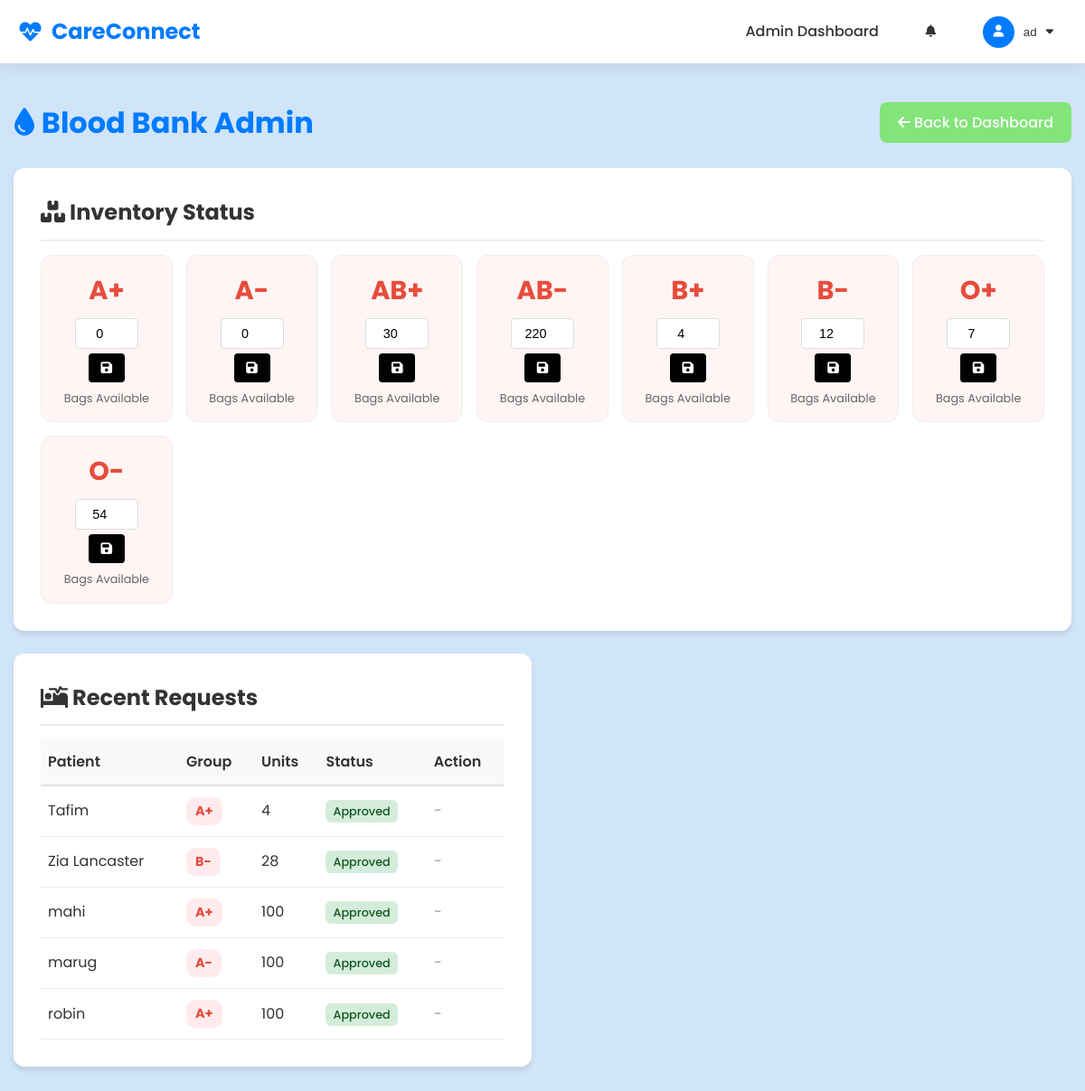
The app's page /hospital_admin/blood-bank/ (signed in) with its own data.
### core/models.py (models this page shows, shortened)
class User(AbstractUser):
    is_patient = models.BooleanField(default=False)
    is_doctor = models.BooleanField(default=False)
    groups = models.ManyToManyField(
        'auth.Group',
        verbose_name='groups',
        blank=True,
        help_text='The groups this user belongs to. A user will get all permissions granted to each of their groups.',
        related_name="custom_user_set",
        related_query_name="user",
    )
    user_permissions = models.ManyToManyField(
        'auth.Permission',
        verbose_name='user permissions',
        blank=True,
        help_text='Specific permissions for this user.',
        related_name="custom_user_set",
        related_query_name="user",
    )

### blood_bank/models.py (models this page shows, shortened)
class BloodInventory(models.Model):
    BLOOD_GROUPS = (
        ('A+', 'A+'), ('A-', 'A-'),
        ('B+', 'B+'), ('B-', 'B-'),
        ('AB+', 'AB+'), ('AB-', 'AB-'),
        ('O+', 'O+'), ('O-', 'O-'),
    )
    blood_group = models.CharField(max_length=5, choices=BLOOD_GROUPS, unique=True)
    bags_available = models.PositiveIntegerField(default=0)
    last_updated = models.DateTimeField(auto_now=True)

class BloodRequest(models.Model):
    BLOOD_GROUPS = BloodInventory.BLOOD_GROUPS
    STATUS_CHOICES = (
        ('pending', 'Pending'),
        ('approved', 'Approved'),
        ('rejected', 'Rejected'),
        ('fulfilled', 'Fulfilled'),
    )
    user = models.ForeignKey(settings.AUTH_USER_MODEL, on_delete=models.CASCADE, null=True, blank=True)
    patient_name = models.CharField(max_length=100)
    blood_group = models.CharField(max_length=5, choices=BLOOD_GROUPS)
    units_needed = models.PositiveIntegerField(default=1)
    contact_number = models.CharField(max_length=15)
    hospital_name = models.CharField(max_length=200)
    reason = models.TextField()
    status = models.CharField(max_length=20, choices=STATUS_CHOICES, default='pending')
    request_date = models.DateTimeField(auto_now_add=True)
    units_approved = models.PositiveIntegerField(default=0)
    admin_comment = models.TextField(blank=True, null=True)

### hospital_admin/blood_views.py (the view)
# urls.py: path('blood-bank/', blood_views.manage_blood_bank, name='manage_blood_bank'),
@user_passes_test(is_admin)
def manage_blood_bank(request):
    inventory = BloodInventory.objects.all().order_by('blood_group')
    requests = BloodRequest.objects.all().order_by('-request_date')
    pending_donors = BloodDonor.objects.filter(status='pending').order_by('-id')
    return render(request, 'hospital_admin/blood_bank_dashboard.html', {
        'inventory': inventory,
        'requests': requests,
        'pending_donors': pending_donors
    })

### hospital_admin/blood_views.py (called while the page is built)
def is_admin(user):
    return user.is_authenticated and user.is_superuser

### templates/hospital_admin/blood_bank_dashboard.html (shortened to what this page needs)
{% extends 'base.html' %}
{% block content %}
<div class="container" style="padding: 20px 15px;">
    <div class="header-section">
        <h1 class="page-title">
            <i class="fas fa-tint"></i> Blood Bank Admin
        </h1>
        <div class="header-actions">
            <a href="{% url 'admin_dashboard' %}" class="btn back-btn">
                <i class="fas fa-arrow-left"></i> Back to Dashboard
            </a>
        </div>
    </div>
    <div class="inventory-section">
        <h2 class="section-title">
            <i class="fas fa-boxes"></i> Inventory Status
        </h2>
        <div class="inventory-grid">
            {% for item in inventory %}
            <div class="blood-group-card">
                <h3 class="blood-group">{{ item.blood_group }}</h3>
                <form method="post" action="{% url 'update_blood_inventory' item.id %}">
                    <div class="inventory-controls">
                        <input type="number" name="bags" value="{{ item.bags_available }}" min="0" class="bags-input">
                        <button type="submit" class="btn save-btn">
                            <i class="fas fa-save"></i>
                        </button>
                    </div>
                </form>
                <p class="bags-label">Bags Available</p>
            </div>
            {% endfor %}
        </div>
    </div>
    <div class="management-grid">
        <div class="management-section">
            <h2 class="section-title">
                <i class="fas fa-procedures"></i> Recent Requests
            </h2>
            {% if requests %}
            <div class="table-container">
                <table class="desktop-table">
                    <thead>
                        <tr>
                            <th>Patient</th>
                            <th>Group</th>
                            <th>Units</th>
                            <th>Status</th>
                            <th>Action</th>
                        </tr>
                    </thead>
                    <tbody>
                        {% for req in requests %}
                        <tr>
                            <td>{{ req.patient_name }}</td>
                            <td>
                                <span class="blood-group-badge request-badge">
                                    {{ req.blood_group }}
                                </span>
                            </td>
                            <td>{{ req.units_needed }}</td>
                            <td>
                                <span class="status-badge status-{{ req.status }}">
                                    {% if req.status == 'pending' %}Pending
                                    {% elif req.status == 'approved' %}Approved
                                    {% elif req.status == 'rejected' %}Rejected
                                    {% else %}Fulfilled
                                    {% endif %}
                                </span>
                            </td>
                            <td>
                                {% if req.status == 'pending' %}
                                <form method="post" action="{% url 'manage_blood_request' req.id %}" class="action-form">
                                    {% csrf_token %}
                                    <button type="submit" name="action" value="approve" title="Approve" class="action-btn approve-btn">
                                        <i class="fas fa-check-circle"></i>
                                    </button>
                                    <button type="submit" name="action" value="reject" title="Reject" class="action-btn reject-btn">
                                        <i class="fas fa-times-circle"></i>
                                    </button>
                                </form>
                                {% else %}
                                <span class="no-action">-</span>
                                {% endif %}
                            </td>
                        </tr>
                        {% endfor %}
                    </tbody>
                </table>
            </div>
            {% else %}
            <div class="empty-state">
                <i class="fas fa-clipboard-list"></i>
                <p>No blood requests found.</p>
            </div>
            {% endif %}
        </div>
    </div>
</div>
{% endblock %}

### templates/navbar.html (shortened to what this page needs)
<nav class="navbar">
    <div class="container">
        <a href="{% url 'home' %}" class="logo">
            <i class="fas fa-heartbeat"></i> CareConnect
        </a>
        <ul class="nav-links">
            {% if user.is_authenticated %}
            {% if user.is_patient %}
            <li><a href="{% url 'patient_dashboard' %}">Dashboard</a></li>
            <li><a href="{% url 'book_appointment' %}">Book Appointment</a></li>
            <li>
                <a href="{% url 'request_blood' %}" class="blood-bank-link">
                    <i class="fas fa-tint"></i> Request Blood
                </a>
            </li>
            {% elif user.is_doctor %}
            <li><a href="{% url 'doctor_dashboard' %}">Dashboard</a></li>
            {% elif user.is_superuser %}
            <li><a href="{% url 'admin_dashboard' %}">Admin Dashboard</a></li>
            {% endif %}
            <li class="notification-container" id="notificationContainer">
                <button class="notification-trigger" id="notificationTrigger">
                    <i class="fas fa-bell"></i>
                </button>
            </li>
            <li class="user-dropdown">
                <button class="user-trigger" id="userTrigger">
                    <span class="user-avatar">
                        {% if user.patient_profile.profile_pic %}
                        <img src="{{ user.patient_profile.profile_pic.url }}" alt="{{ user.username }}">
                        {% elif user.doctor_profile.profile_pic %}
                        <img src="{{ user.doctor_profile.profile_pic.url }}" alt="{{ user.username }}">
                        {% else %}
                        <i class="fas fa-user"></i>
                        {% endif %}
                    </span>
                    <span class="username">{{ user.username }}</span>
                    <i class="fas fa-caret-down"></i>
                </button>
            </li>
            {% endif %}
        </ul>
    </div>
</nav>

### static/css/style.css (style rules this page uses)
:root { --primary-color: #007bff; --secondary-color: #28a745; --accent-color: #17a2b8; --text-color: #333; --light-bg: #f8f9fa; --dark-bg: #343a40; --white: #ffffff; --shadow: 0 4px 6px rgba(0, 0, 0, 0.1); --transition: all 0.3s ease; --navbar-height: 70px; }
* { margin: 0; padding: 0; box-sizing: border-box; }
body { font-family: 'Poppins', sans-serif; line-height: 1.6; color: var(--text-color); background-color: var(--light-bg); display: flex; flex-direction: column; min-height: 100vh; padding-top: var(--navbar-height); }
.navbar { background-color: var(--white); box-shadow: var(--shadow); position: fixed; top: 0; left: 0; right: 0; z-index: 1000; height: var(--navbar-height); }
.navbar .container { display: flex; justify-content: space-between; align-items: center; max-width: 1200px; margin: 0 auto; padding: 0 20px; height: 100%; }
.container { max-width: 1200px; margin: 0 auto; padding: 0 20px; width: 100%; }
:root { --primary-color: #007bff; --secondary-color: #28a745; --accent-color: #17a2b8; --text-color: #333; --light-bg: #f8f9fa; --dark-bg: #343a40; --white: #ffffff; --shadow: 0 4px 6px rgba(0, 0, 0, 0.1); --transition: all 0.3s ease; }
body { font-family: 'Poppins', sans-serif; line-height: 1.6; color: var(--text-color); background-color: var(--light-bg); display: flex; flex-direction: column; min-height: 100vh; }
a { text-decoration: none; color: inherit; }
ul { list-style: none; }
.navbar { background-color: var(--white); box-shadow: var(--shadow); position: sticky; top: 0; z-index: 1000; }
.navbar .container { display: flex; justify-content: space-between; align-items: center; max-width: 1200px; margin: 0 auto; padding: 0 20px; }
.logo { font-size: 1.5rem; font-weight: 700; color: var(--primary-color); }
.nav-links { display: flex; gap: 20px; }
.nav-links a { font-weight: 500; transition: var(--transition); }
.container { max-width: 1200px; margin: 0 auto; padding: 0 20px; }
.btn { display: inline-block; padding: 10px 30px; background-color: var(--white); color: var(--primary-color); border-radius: 25px; font-weight: 600; transition: var(--transition); animation: bounce 2s infinite; }

### templates/navbar.html (style rules this page uses)
.navbar { background: var(--white); box-shadow: 0 2px 20px rgba(0, 0, 0, 0.1); position: fixed; top: 0; left: 0; right: 0; z-index: 1000; backdrop-filter: blur(10px); }
.navbar .container { max-width: 1200px; margin: 0 auto; padding: 0 20px; display: flex; align-items: center; justify-content: space-between; height: 70px; }
.logo { font-size: 1.5rem; font-weight: 700; color: var(--primary-color); text-decoration: none; display: flex; align-items: center; gap: 10px; transition: transform 0.3s ease; }
.nav-links { display: flex; align-items: center; gap: 20px; list-style: none; margin: 0; padding: 0; }
.nav-links li { position: relative; }
.nav-links a { color: var(--text-color); text-decoration: none; font-weight: 500; padding: 10px 15px; border-radius: 8px; transition: all 0.3s ease; display: flex; align-items: center; gap: 8px; }
.notification-container { position: relative; }
.notification-trigger { background: none; border: none; padding: 10px; border-radius: 50%; cursor: pointer; position: relative; transition: all 0.3s ease; color: var(--text-color); display: flex; align-items: center; justify-content: center; width: 45px; height: 45px; }
.user-dropdown { position: relative; }
.user-trigger { background: none; border: none; padding: 8px 15px; border-radius: 25px; cursor: pointer; transition: all 0.3s ease; display: flex; align-items: center; gap: 10px; color: var(--text-color); font-weight: 500; }
.user-avatar { width: 35px; height: 35px; border-radius: 50%; background: var(--primary-color); display: flex; align-items: center; justify-content: center; color: white; overflow: hidden; }

### records on screen
User: username "ad"
BloodInventory: blood_group "A+", bags "0"
BloodInventory: blood_group "A-", bags "0"
BloodInventory: blood_group "AB+", bags "30"
BloodInventory: blood_group "AB-", bags "220"
BloodInventory: blood_group "B+", bags "4"
BloodInventory: blood_group "B-", bags "12"
BloodInventory: blood_group "O+", bags "7"
BloodInventory: blood_group "O-", bags "54"
BloodRequest: patient_name "Tafim", blood_group "A+", units_needed "4", status "Approved"
BloodRequest: patient_name "Zia Lancaster", blood_group "B-", units_needed "28", status "Approved"
BloodRequest: patient_name "mahi", blood_group "A+", units_needed "100", status "Approved"
BloodRequest: patient_name "marug", blood_group "A-", units_needed "100", status "Approved"
BloodRequest: patient_name "robin", blood_group "A+", units_needed "100", status "Approved"
